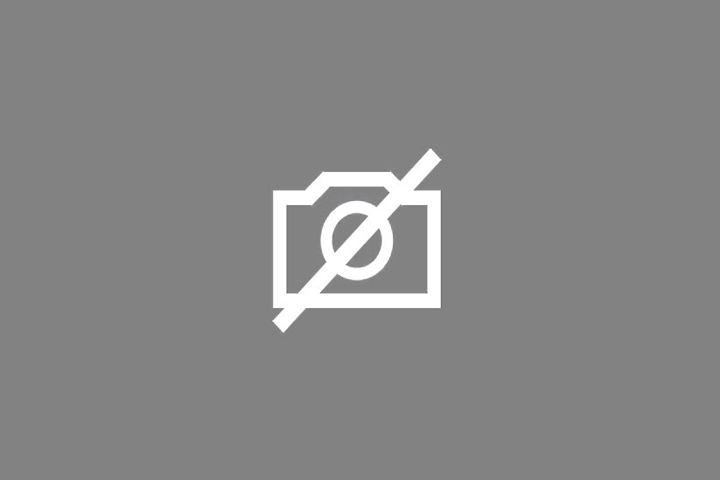
#> input picture Exercise_Gesture/imgs/no_camera_big.png, 720 x 480 px, given in place of the camera
$ python color_hsv_detection.py
#> lines starting #> are read from the running program, lines starting #| are printed output that depends on the picture
import cv2
import numpy as np

class ColorHSVDetection:
    # A required callback method that goes into the trackbar function.
    def nothing(self, x):
        pass

    def __init__(self, point_number):
        # Initializing the webcam feed.
        self.cap = cv2.VideoCapture(0)
        self.cap.set(3,1280)
        self.cap.set(4,720)
        self.point_number = str(point_number)
        # for debug reasons
        # self.point_number = "1"

        # Create a window named trackbars.
        cv2.namedWindow("Trackbars", cv2.WINDOW_AUTOSIZE)

        # Now create 6 trackbars that will control the lower and upper range of
        # H,S and V channels. The Arguments are like this: Name of trackbar,
        # window name, range,callback function. For Hue the range is 0-179 and
        # for S,V its 0-255.
        cv2.createTrackbar("L - H", "Trackbars", 0, 179, self.nothing)
        cv2.createTrackbar("L - S", "Trackbars", 0, 255, self.nothing)
        cv2.createTrackbar("L - V", "Trackbars", 0, 255, self.nothing)
        cv2.createTrackbar("U - H", "Trackbars", 179, 179, self.nothing)
        cv2.createTrackbar("U - S", "Trackbars", 255, 255, self.nothing)
        cv2.createTrackbar("U - V", "Trackbars", 255, 255, self.nothing)

    def main(self):
        while True:
            # Start reading the webcam feed frame by frame.
            ret, frame = self.cap.read()
#> frame is the input picture: shape (480, 720, 3); mean B, G, R 134.6, 134.6, 134.6
            if not ret:
                break
            # Flip the frame horizontally (Not required)
            frame = cv2.flip( frame, 1 )
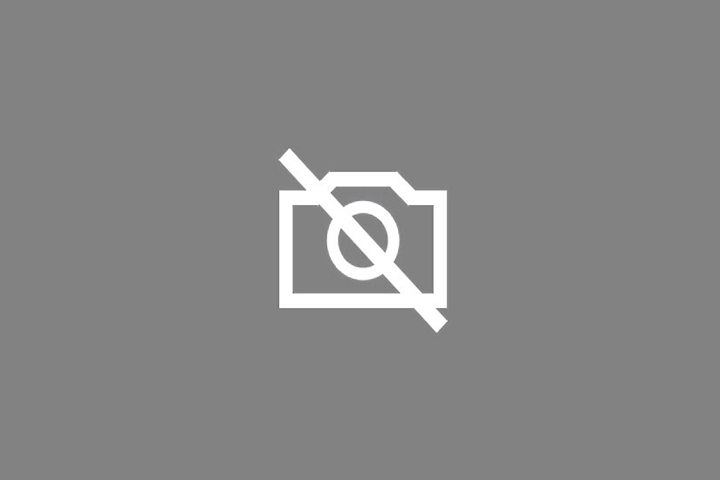
#> frame: shape (480, 720, 3); mean B, G, R 134.6, 134.6, 134.6

            # Convert the BGR image to HSV image.
            hsv = cv2.cvtColor(frame, cv2.COLOR_BGR2HSV)
#> hsv: shape (480, 720, 3); mean H, S, V 0.2, 0, 134.6

            # Get the new values of the trackbar in real time as the user changes
            # them
            l_h = cv2.getTrackbarPos("L - H", "Trackbars")
            l_s = cv2.getTrackbarPos("L - S", "Trackbars")
            l_v = cv2.getTrackbarPos("L - V", "Trackbars")
            u_h = cv2.getTrackbarPos("U - H", "Trackbars")
            u_s = cv2.getTrackbarPos("U - S", "Trackbars")
            u_v = cv2.getTrackbarPos("U - V", "Trackbars")

            # Set the lower and upper HSV range according to the value selected
            # by the trackbar
            lower_range = np.array([l_h, l_s, l_v])
            upper_range = np.array([u_h, u_s, u_v])

            # Filter the image and get the binary mask, where white represents
            # your target color
            mask = cv2.inRange(hsv, lower_range, upper_range)
#> mask: shape (480, 720); every value is 255

            # You can also visualize the real part of the target color (Optional)
            res = cv2.bitwise_and(frame, frame, mask=mask)

            # Converting the binary mask to 3 channel image, this is just so
            # we can stack it with the others
            mask_3 = cv2.cvtColor(mask, cv2.COLOR_GRAY2BGR)
#> mask_3: shape (480, 720, 3); every value is 255

            # stack the mask, orginal frame and the filtered result
            stacked = np.hstack((mask_3,frame,res))
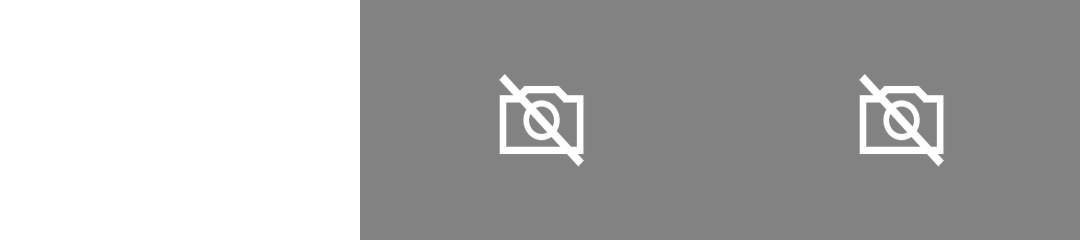
#> stacked: shape (480, 2160, 3) (shown at 1/2 size); mean B, G, R 174.7, 174.7, 174.7

            # Show this stacked frame at 40% of the size.
            cv2.imshow('Trackbars2',cv2.resize(stacked,None,fx=0.4,fy=0.4))
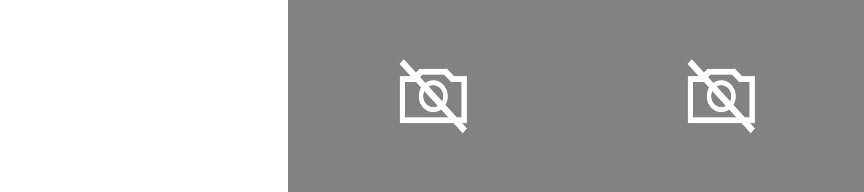
#> window 'Trackbars2': shape (192, 864, 3); mean B, G, R 174.7, 174.7, 174.7

            # If the user presses ESC then exit the program
            key = cv2.waitKey(1)
#> (key Esc is pressed here)
            if key == 27:
                break

            # If the user presses `s` then print this array.
            if key == ord('s'):

                thearray = [[l_h,l_s,l_v],[u_h, u_s, u_v]]
                # print(thearray)

                # Also save this array as penval.npy
                np.save("npy-files/point_" + self.point_number, thearray)
                break

        # Release the camera & destroy the windows.
        self.cap.release()
        cv2.destroyAllWindows()

if __name__ == '__main__':
    app = ColorHSVDetection(1)
    app.main()
